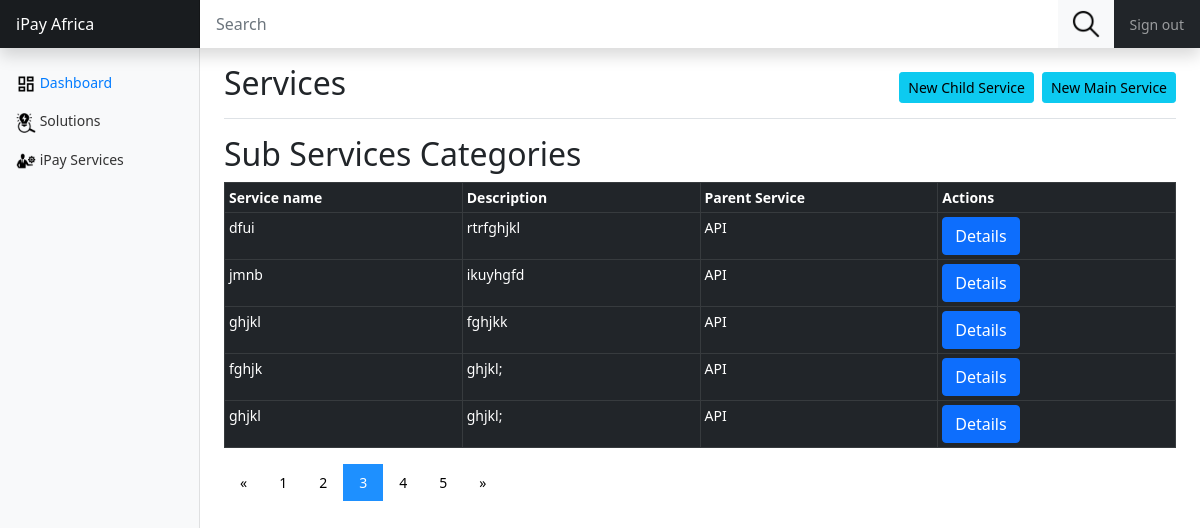
/pages/services.php?page=3, run on the app's committed database.
### tables this page shows
CREATE TABLE `subservice` (
  `id` int(11) NOT NULL,
  `name` varchar(255) NOT NULL,
  `serviceId` int(11) NOT NULL,
  `description` text NOT NULL
);

CREATE TABLE `service` (
  `id` int(11) NOT NULL,
  `name` varchar(100) NOT NULL,
  `description` text NOT NULL
);

### controller/pagination.php (called while the page is built, shortened)
<?php
include 'loggerController.php';
class Pagination extends LoggerImp
{
	private $table, $total_records, $limit = 5, $col;
	function __construct($table)
	{
		$this->table = $table;
		$this->set_total_records();
	}
	public function set_total_records()
	{
		$conn = $this->dbConnect();
		$stmt = "SELECT id FROM $this->table";
		$results = mysqli_query($conn, $stmt);
		$this->total_records = $results->num_rows;
	}
	public function current_page()
	{
		return isset($_GET['page']) ? (int)$_GET['page'] : 1;
	}
	public function get_data()
	{
		$start = 0;
		if ($this->current_page() > 1) {
			$start = ($this->current_page() * $this->limit) - $this->limit;
		}
		$conn = $this->dbConnect();
		$stmt = "SELECT * FROM $this->table LIMIT $start, $this->limit";
		$results = mysqli_query($conn, $stmt);
		return $results;
	}
	public function check_search(){
		return '';
	}
	public function is_search(){
		return isset($_GET['search']) ? $_GET['search'] : '';
	}
	public function get_pagination_number(){
		return ceil($this->total_records / $this->limit);
	}
	public function prev_page(){
		return ($this->current_page() > 1) ? $this->current_page()-1 : 1;
	}
	public function next_page(){
		return ($this->current_page() < $this->get_pagination_number()) ? $this->current_page()+1 : $this->get_pagination_number();
	}
	public function is_active_class($page){
		return ($page == $this->current_page()) ? 'active' : '';
	}
	public function is_showable($num){
	  if($this->get_pagination_number() < 4 || $this->current_page() == $num)
			return true;
	  if(
			($this->current_page()-2) <= $num && ($this->current_page()+2) >= $num
		)
			return true;
	}
}

### controller/loggerController.php (called while the page is built, shortened)
<?php
class LoggerImp implements Crud
{
	public function readServiceById($serviceID){
		$dbconn = $this->dbConnect();
		$query = "SELECT id, name FROM service WHERE id = $serviceID";
		$res = mysqli_query($dbconn, $query) or die("Error".mysqli_error($dbconn));
		$results = $res->fetch_assoc();
		return $results;
	}
	public function dbConnect(){
		$conn = new DBConnect;
		$conn = $conn->connect;
		return $conn;
	}
}

### pages/services.php (the view, shortened to what this page needs)
<?php
  include '../controller/pagination.php';
  $service = new Pagination('subservice');
  $pages  = $service->get_pagination_number();
?>
<!DOCTYPE html>
<html>
<head>
    <link rel="stylesheet" type="text/css" href="../assets/css/bootstrap.min.css">
    <link rel="stylesheet" type="text/css" href="../assets/css/select2.min.css">
    <link rel="stylesheet" type="text/css" href="../assets/customfiles/dashstyle.css">
    <link rel="stylesheet" type="text/css" href="../assets/customfiles/snack.css">
</head>
<body>
    <header class="navbar navbar-dark sticky-top bg-dark flex-md-nowrap p-0 shadow">
      <a class="navbar-brand col-md-3 col-lg-2 me-0 px-3" href="#">iPay Africa</a>
      <form class="form-inline" style="width: 90%; display: flex;" action="searchResults.php" method="POST">
        <input class="form-control mr-sm-2" type="search" name="solution_search" placeholder="Search" aria-label="Search">
        <button class="btn bg-light float-end my-2 my-sm-0" name="seach_btn" type="submit" style="border-radius: 0 0 0 0;">
          <img src="../assets/images/search.png" alt="Search" width="30" height="30">
        </button>
      </form>
      <ul class="navbar-nav px-3">
        <li class="nav-item text-nowrap">
          <a class="nav-link" href="#">Sign out</a>
        </li>
      </ul>
    </header>
    <div class="container-fluid">
  <div class="row">
    <nav id="sidebarMenu" class="col-md-3 col-lg-2 d-md-block bg-light sidebar collapse">
      <div class="position-sticky pt-3">
        <ul class="nav flex-column">
          <li class="nav-item">
            <a class="nav-link active" aria-current="page" href="../index.php">
              <img src="../assets/images/dashboard.png" width="20" height="20" alt="customer">
              Dashboard
            </a>
          </li>
          <li class="nav-item">
            <a class="nav-link" href="../index.php">
              <img src="../assets/images/solution.png" width="20" height="20" alt="customer">
              Solutions
            </a>
          </li>
          <li class="nav-item">
            <a class="nav-link" href="#">
              <img src="../assets/images/services.png" width="20" height="20" alt="customer">
              iPay Services
            </a>
          </li>
        </ul>
      </div>
    </nav>
    <main class="col-md-9 ms-sm-auto col-lg-10 px-md-4">
      <div class="d-flex justify-content-between flex-wrap flex-md-nowrap align-items-center pt-3 pb-2 mb-3 border-bottom">
        <h1 class="h2">Services</h1>
        <div class="btn-toolbar mb-2 mb-md-0">
          <div class="btn-group me-2">
            <button type="button" class="btn btn-sm btn-info" data-bs-toggle="modal" data-bs-target="#childService">New Child Service</button>
          </div>
          <button type="button" class="btn btn-sm btn-info" data-bs-toggle="modal" data-bs-target="#exampleModal">New Main Service</button>
        </div>
      </div>
      <h2>Sub Services Categories</h2>
       <div class="table-responsive">
        <table class="table table-bordered table-dark table-sm">
          <thead>
            <tr>
              <th>Service name</th>
              <th>Description</th>
              <th>Parent Service</th>
              <th>Actions</th>
            </tr>
          </thead>
          <tbody>
            <?php
              $solutions = $service->get_data();
              while ($row = mysqli_fetch_assoc($solutions)) {
                $mainServiceName = $service->readServiceById($row['serviceId']);
                echo "<tr>";
                echo "<td>".$row["name"]."</td>";
                echo "<td>".$row["description"]."</td>";
                 echo "<td>".$mainServiceName["name"]."</td>";
                echo "<td><button class='btn btn-primary'>Details</button></td>";
                echo "</tr>";
              }
            ?>
          </tbody>
        </table>
         <div class="pagination">
          <?php
            $prev = $service->prev_page();
            $next = $service->next_page();
            $check = $service->check_search();
             echo "<a href='?page=$prev'.''.$check>&laquo;</a>";
              for ($i=1; $i <= $pages; $i++) {
                if ($service->is_showable($i)) {
                    $pagenum = $service->is_active_class($i);
                    echo "<a class='$pagenum' href='?page=$i'.''.$check'>
                      ".$i."
                    </a>";
                }
              }
            echo "<a href='?page=$next'.''.$check>&raquo;</a>";
          ?>
        </div>
      </div>
    </main>
  </div>
</div>
</body>
</html>

### assets/customfiles/dashstyle.css (style rules this page uses)
body { font-size: .875rem; }
.sidebar { position: fixed; top: 0; bottom: 0; left: 0; z-index: 100; padding: 48px 0 0; box-shadow: inset -1px 0 0 rgba(0, 0, 0, .1); }
.sidebar .nav-link { font-weight: 500; color: #333; }
.sidebar .nav-link.active { color: #007bff; }
.navbar-brand { padding-top: .75rem; padding-bottom: .75rem; font-size: 1rem; background-color: rgba(0, 0, 0, .25); box-shadow: inset -1px 0 0 rgba(0, 0, 0, .25); }
.navbar .form-control { padding: .75rem 1rem; border-width: 0; border-radius: 0; }

### pages/services.php (style rules this page uses)
table { table-layout:fixed; }
table td { word-wrap:break-word; width:100%; }
.pagination a { color: black; float: left; padding: 8px 16px; text-decoration: none; transition: background-color .3s; }
.pagination a.active { background-color: dodgerblue; color: white; }

### data on the page
subservice: name "dfui", description "rtrfghjkl", serviceId.name "API"
subservice: name "jmnb", description "ikuyhgfd", serviceId.name "API"
subservice: name "ghjkl", description "fghjkk", serviceId.name "API"
subservice: name "fghjk", description "ghjkl;", serviceId.name "API"
subservice: name "ghjkl", description "ghjkl;", serviceId.name "API"
